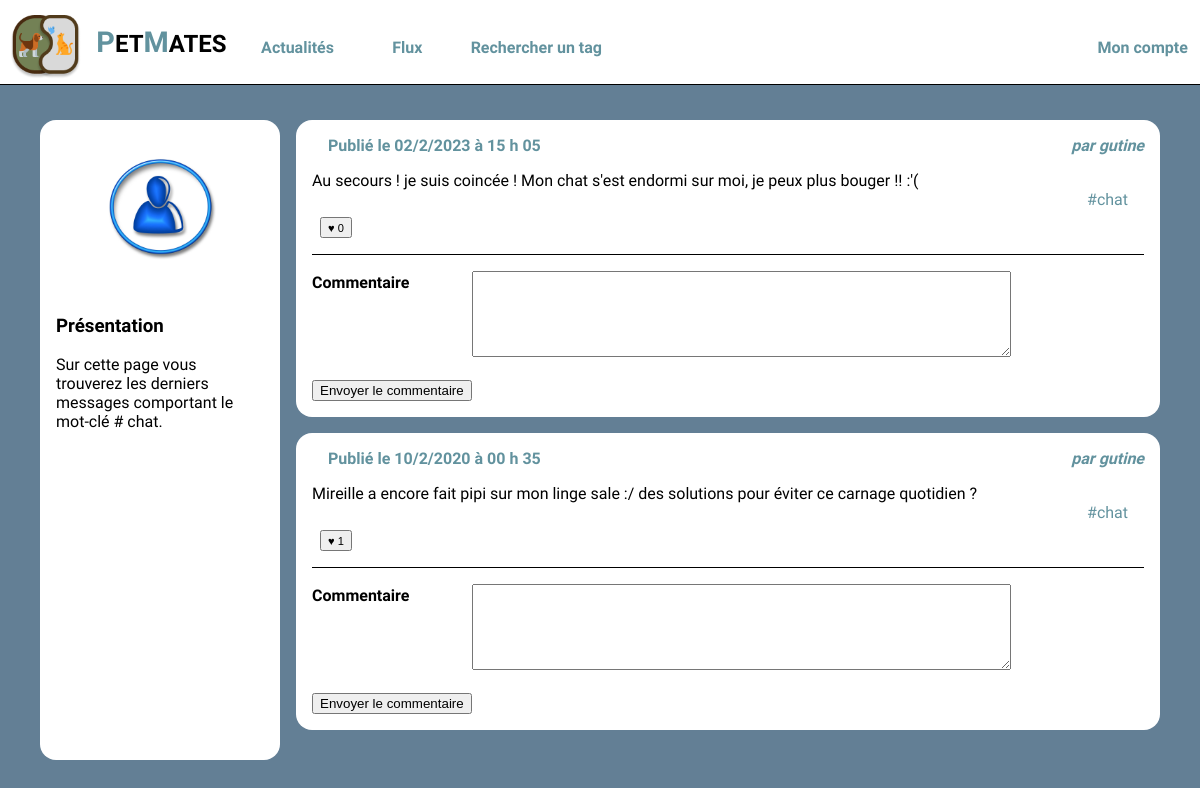
Page /tags.php?tag_id=2 (signed in) on the committed database.
### tables this page shows
CREATE TABLE `tags` (
  `id` int(10) UNSIGNED NOT NULL,
  `label` varchar(255) NOT NULL
);

CREATE TABLE `posts` (
  `id` int(10) UNSIGNED NOT NULL,
  `user_id` int(10) UNSIGNED NOT NULL,
  `content` text NOT NULL,
  `created` datetime NOT NULL,
  `parent_id` int(10) UNSIGNED DEFAULT NULL
);

CREATE TABLE `users` (
  `id` int(10) UNSIGNED NOT NULL,
  `email` varchar(255) NOT NULL,
  `password` varchar(255) NOT NULL,
  `alias` varchar(255) NOT NULL
);

### tags.php (the view, shortened to what this page needs)
<!doctype html>
<html lang="fr">
<head>
    <?php include_once('headmeta.php'); ?>
</head>
<body>
    <?php include_once('header.php'); ?>
    <?php include('connexion.php'); ?>
    <div class="alert"></div>
    <div id="wrapper">
        <?php
        $tagId = intval($_GET['tag_id']);
        ?>
        <aside class="present-profil">
            <?php
            $laQuestionEnSql = "SELECT * FROM tags WHERE id= '$tagId' ";
            $lesInformations = $mysqli->query($laQuestionEnSql);
            $tag = $lesInformations->fetch_assoc();
            ?>
            <img src="user.jpg" alt="Portrait de l'utilisatrice" />
            <section>
                <h3>Présentation</h3>
                <p>Sur cette page vous trouverez les derniers messages comportant
                    le mot-clé #
                    <?php echo $tag['label'] ?>.
                </p>
            </section>
        </aside>
        <main>
            <?php
            $laQuestionEnSql = "
                    SELECT posts.content,
                    posts.created,
                    posts.user_id,
                    posts.id,
                    users.alias as author_name,
                    count(likes.id) as like_number,
                    GROUP_CONCAT(DISTINCT tags.label) AS taglist
                    FROM posts_tags as filter
                    JOIN posts ON posts.id=filter.post_id
                    JOIN users ON users.id=posts.user_id
                    LEFT JOIN posts_tags ON posts.id = posts_tags.post_id
                    LEFT JOIN tags       ON posts_tags.tag_id  = tags.id
                    LEFT JOIN likes      ON likes.post_id  = posts.id
                    WHERE filter.tag_id = '$tagId'
                    GROUP BY posts.id
                    ORDER BY posts.created DESC
                    ";
            $lesInformations = $mysqli->query($laQuestionEnSql);
            while ($post = $lesInformations->fetch_assoc()) {
                $idDuPost = $post['id'];
                ?>
                <article>
                    <h3>
                        <time>
                            <?php
                            $stringDate = $post['created'];
                            $dateJourTiret = substr($stringDate, 0, 9);
                            $heureTiret = substr($stringDate, 11, -1);
                            list($year, $day, $month) = explode("-",$dateJourTiret);
                            list($hour, $minuts, $seconds) = explode(":", $heureTiret);
                            ?>
                            Publié le <?php echo $day."/".$month."/".$year ?> à <?php echo $hour ?> h <?php echo $minuts ?>
                        </time>
                    </h3>
                    <address>par <a href="wall.php?user_id=<?php echo $post['user_id'] ?>"><?php echo $post['author_name'] ?></a></address>
                    <div>
                        <?php echo $post['content'] ?>
                    </div>
                    <div class="tags">
                    <?php
                        $laQsurlesLabels = "
                                SELECT tags.label, posts_tags.tag_id
                                FROM tags
                                INNER JOIN posts_tags ON tags.id = posts_tags.tag_id
                                WHERE post_id = $idDuPost";
                        $listsTags = $mysqli->query($laQsurlesLabels);
                        while ($tags = $listsTags->fetch_assoc()) { ?>
                            <a href="tags.php?tag_id=<?php echo $tags['tag_id'] ?>">
                                <?php echo "#" . $tags['label'] ?>
                            </a>
                        <?php }?>
                    </div>
                    <footer>
                        <?php
                        if ($post['user_id'] !== $_SESSION['connected_id']) {
                            ?>
                            <form action="" method="post">
                                <button type='submit' name='like' value='<?php echo $idDuPost ?>'>
                                    <small>
                                        ♥
                                        <?php echo $post['like_number'] ?>
                                    </small>
                                </button>
                            </form>
                        <?php
                        } ?>
                    </footer>
                    <div id="allcomments">
                    </div>
                    <form action="" method="post">
                        <dl>
                            <dt><label for='commentaire'>Commentaire</label></dt>
                            <dd><textarea id="textarea" name='commentaire'></textarea></dd>
                        </dl>
                        <button type='submit' name='postcomment' value='<?php echo $idDuPost ?>'>Envoyer le
                            commentaire</button>
                    </form>
                </article>
            <?php } ?>
        </main>
    </div>
</body>
</html>

### style.css (style rules this page uses)
body { background-color: #637F95; font-family: 'Heebo', sans-serif; margin:0; display:flex; flex-direction: column; }
a { text-decoration: none; color: #62929E; }
.alert { padding-top: 6.5em; }
.present-profil { display:flex; flex-direction: column; background-color: #fff; color:black; width: 13em; border-radius: 1em; padding: 0em 1em 10em 1em; }
#wrapper { display:flex; width:70em; margin:0em auto 2em auto; padding:1em 0em 5em 0em; }
#allcomments { border-bottom: solid 1px black; }
#wrapper main { flex:3; padding-left:1em; height: 80vh; }
#wrapper main article { background-color: #fff; padding:1em; margin-bottom: 1em ; border-radius: 1em; }
#wrapper main article h3 { margin:0em 1em 0em 1em; padding:0; font-weight:lighter; font-size:1em; }
#wrapper main article time { float:left; font-style: normal; color: #62929E; font-weight: bold; }
#wrapper main article address { text-align: right; font-style: italic; margin-bottom: 1em; color: #62929E; font-weight: bold; }
#wrapper main article footer { margin: 0em 0.5em 1em 0.5em; display:flex; justify-content: space-between; }
.tags { font-size: 1em; margin-right: 1em; margin-bottom: 0.5em; text-align:right; }
.present-profil img { width: 7em; height: auto; margin: 2em auto; }
form dl dt { float:left;font-weight: bold;line-height: 1.5em; }
form dl dd { margin-left:10em;line-height: 1.5em;margin-bottom: 1em }
form dl dd textarea { width:40em;height: 15em; }
#textarea { height: 6em; width: 40em; }

### rows in the picture
tags: label "chat"
posts: day "02", month "2", year "2023", hour "15", minuts "05", user.alias "gutine", content "Au secours ! je suis coincée ! Mon chat s'est endormi sur moi, je peux plus bouger !! :'(", label "chat", $idDuPost 13 (drawn), like_number "0"
posts: day "10", month "2", year "2020", hour "00", minuts "35", user.alias "gutine", content "Mireille a encore fait pipi sur mon linge sale :/ des solutions pour éviter ce carnage quotidien ?", label "chat", $idDuPost 7 (drawn), like_number "1"
